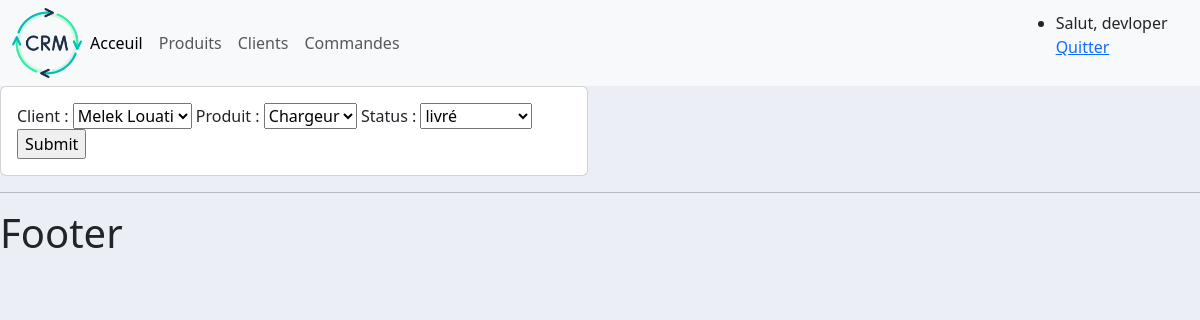
Page /commande/modifier_commande/2 (signed in) on the committed database.
### commande/models.py (models this page shows)
class Commande(models.Model):
    STATUS=(('en_instance','en_instance'),
            ('non livré','non livré'),
            ('livré','livré'))
    client=models.ForeignKey(Client,null=True,on_delete=models.SET_NULL)
    produit=models.ForeignKey(Produit,null=True,on_delete=models.SET_NULL)
    status=models.CharField(max_length=200,null=True,choices=STATUS)
    date_creation=models.DateTimeField(auto_now_add=True,null=True)

### commande/views.py (the view)
# urls.py: path('modifier_commande/<str:pk>',views.modifier_commande,name='modifier_commande'),
def modifier_commande(request,pk):
    commande=Commande.objects.get(id=pk)
    form=CommandeForm(instance=commande)
    if request.method=='POST':
        form=CommandeForm(request.POST,instance=commande)
        if form.is_valid():
            form.save()
            return redirect('/')
    context={'form': form}
    return render(request,'commande/ajouter_commande.html',context)

### commande/forms.py
class CommandeForm(ModelForm):
    class Meta:
        model=Commande
        fields='__all__'

### client/models.py (called while the page is built)
    def __str__(self):
        return self.nom

### produit/models.py (called while the page is built)
    def __str__(self):
        return self.nom

### templates/commande/ajouter_commande.html (shortened to what this page needs)
{% extends 'main.html' %}
{% block content %}
<div class="row">
<div class="col-md-6">
  <div class="card card-body">
<form action="" method="POST">
  {{form}}
  <input type="submit" name="Envoyer">
</form>
   </div>
</div>
      </div>
{%  endblock %}

### templates/base/navbar.html (shortened to what this page needs)
{% load static %}
<nav class="navbar navbar-expand-lg navbar-light bg-light">
  <div class="container-fluid">
    <img src="{% static 'images/logo.png' %}" style="width: 70px; height: auto;">
    <div class="collapse navbar-collapse" id="navbarNav">
      <ul class="navbar-nav">
        <li class="nav-item">
          <a class="nav-link active" aria-current="page" href="#">Acceuil</a>
        </li>
        <li class="nav-item">
          <a class="nav-link" href="#">Produits</a>
        </li>
        <li class="nav-item">
          <a class="nav-link" href="#">Clients</a>
        </li>
        <li class="nav-item">
          <a class="nav-link" href="#">Commandes</a>
        </li>
      </ul>
    </div>
  </div>
    <ul>
  <li class="nav-item">
<span>Salut, {{request.user}}</span>
    <span><a href="{% url 'quitter'%}">Quitter</a></span>
  </li>
      </ul>
</nav>

### static/css/main.css (style rules this page uses)
body { background-color: #ebeff5; }

### rows in the picture
Commande: client "Melek Louati", produit "Chargeur", status "livré"

### other values in the picture
{{ request.user }} "devloper"
